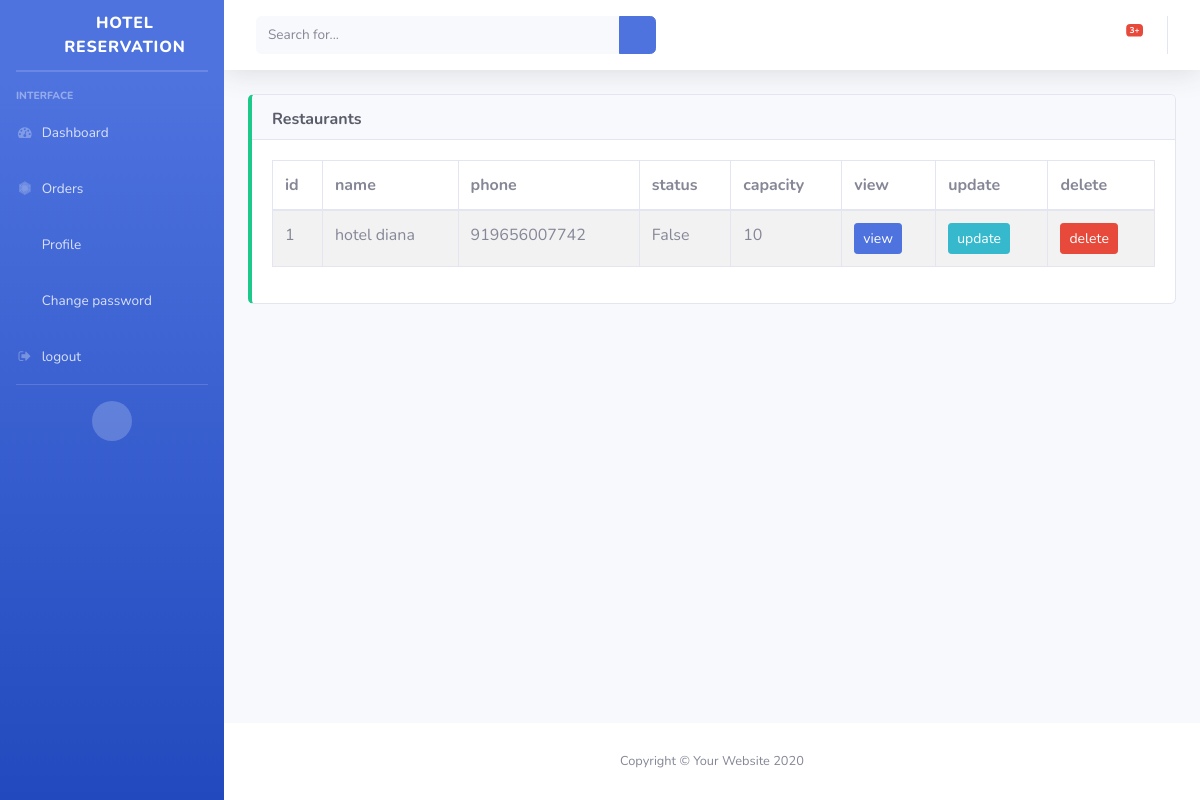
/restaurant/, run on an earlier commit of the app's database.
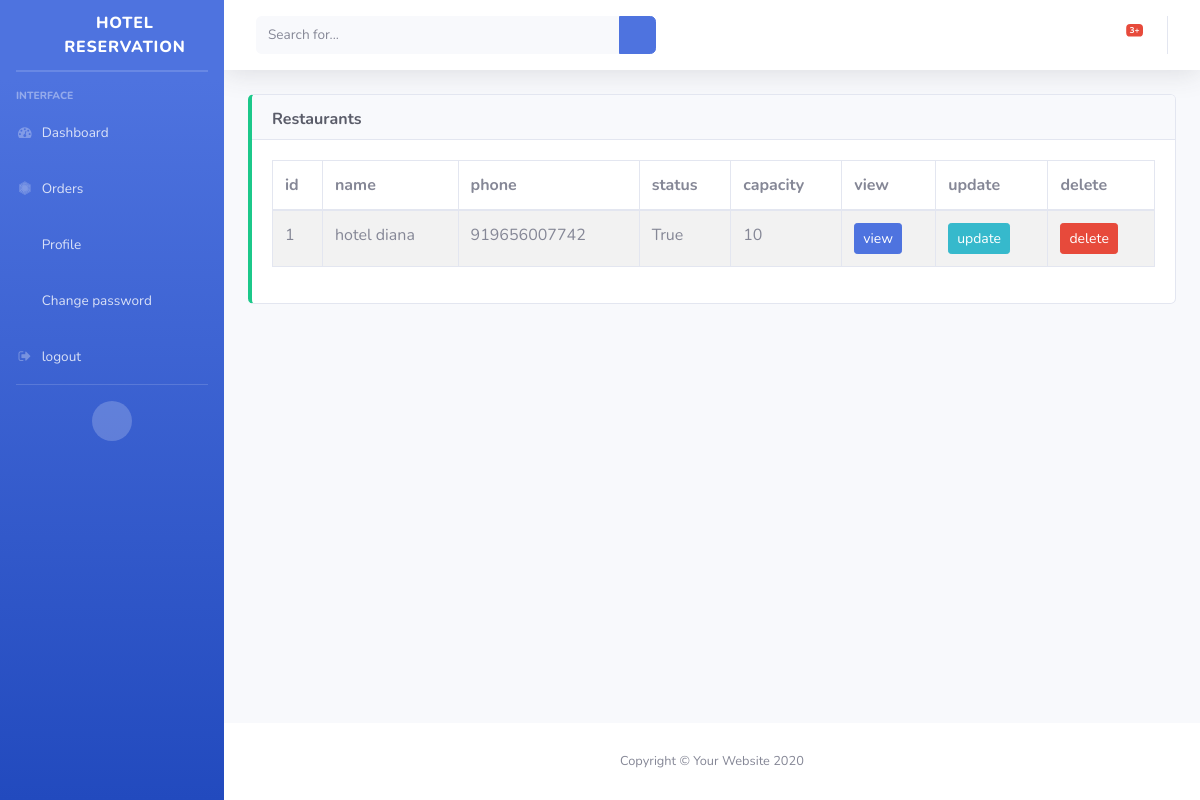
And on a later commit of the database.
### restaurant/models.py (models this page shows, shortened)
class Restaurant(models.Model):
    name = models.CharField(max_length=100, verbose_name="Restaurant name")
    description = models.TextField()
    address = models.TextField()
    phone = models.CharField(max_length=12)
    categorys = models.ManyToManyField(RestCategory)
    location = models.ForeignKey(
        Location, on_delete=models.SET_NULL, blank=True, null=True)
    status = models.BooleanField(default=False)
    opentime = models.TimeField()
    closstime = models.TimeField()
    seatingCapacity = models.IntegerField()
    user = models.OneToOneField(
        User, on_delete=models.CASCADE, blank=True, null=True)
    slug = models.SlugField(unique=True, blank=True, null=True)
    logo = models.ImageField(upload_to='rest/', blank=True, null=True)
    def get_update_url(self):
        return reverse("restaurantupdate", kwargs={'pk': self.pk})
    def get_detail_url(self):
        return reverse("rester", kwargs={'slug': self.slug})

### restaurant/views.py (the view)
# urls.py: path('restaurant/', RestaurantList.as_view(), name="restaurant"),
class RestaurantList(ListView):
    model = Restaurant
    template_name = 'rest/list.html'
    context_object_name = "data"
    def get_context_data(self, **kwargs):
        x = super().get_context_data(**kwargs)
        x['heading'] = "Restaurants"
        return x
    def get_queryset(self):
        return super().get_queryset().filter(user__is_staff=True, user__is_active=False)

### restaurant/templates/rest/list.html
{% extends 'base.html' %}
{% block cardtitle %}{{heading}}{% endblock cardtitle %}
{% block content %}
<div class="table-responsive">
<table class="table table-bordered table-striped table-hover" id="dataTable">
    <thead>
        <tr>
            <th>id</th>
            <th>name</th>
            <th>phone</th>
            <th>status</th>
            <th>capacity</th>
            <th>view</th>
            <th>update</th>
            <th>delete</th>
        </tr>
    </thead>
    <tbody>
    {% for i in data %}
        <tr>
            <td>{{forloop.counter}}</td>
            <td>{{i.name}}</td>
            <td>{{i.phone}}</td>
            <td>{{i.status}}</td>
            <td>{{i.seatingCapacity}}</td>
            {% if i.get_detail_url %}
            <td><a href="{{i.get_detail_url}}" class="btn btn-sm btn-primary">view</a></td>
            {% endif %}
            <td><a href="{{i.get_update_url}}" class="btn btn-sm btn-info">update</a></td>
            <td><form method="post" action=""><input type="submit" value="delete" class="btn btn-sm btn-danger"></form></a></td>
        </tr>
        {% endfor %}
    </tbody>
</table>
</div>
{% endblock content %}

What changed in the data, as far as the page shows it:
changed Restaurant "hotel diana": status "False" → "True"
